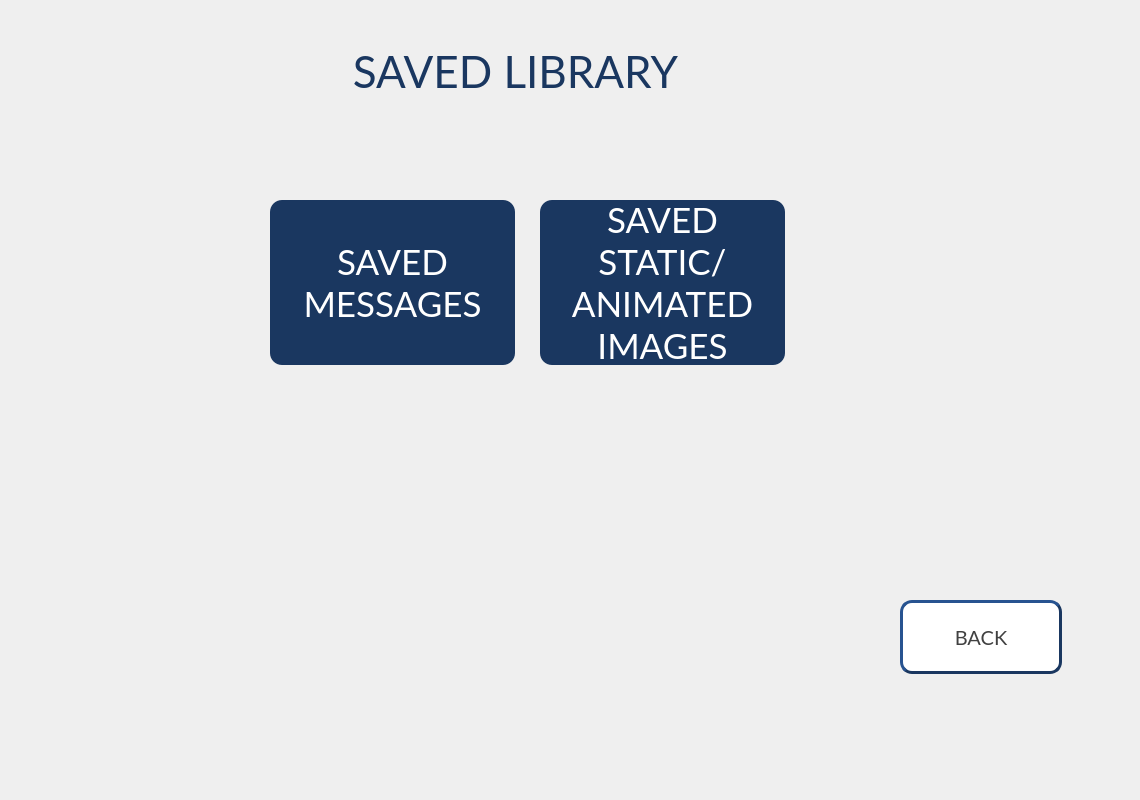
<?xml version="1.0" encoding="UTF-8"?>
<ui version="4.0">
 <class>HNS_Message_Library_Select_Screen</class>
 <widget class="QWidget" name="HNS_Message_Library_Select_Screen">
  <property name="geometry">
   <rect>
    <x>0</x>
    <y>0</y>
    <width>1140</width>
    <height>800</height>
   </rect>
  </property>
  <property name="windowTitle">
   <string>Form</string>
  </property>
  <widget class="QPushButton" name="PB_Library_Messages">
   <property name="geometry">
    <rect>
     <x>270</x>
     <y>200</y>
     <width>245</width>
     <height>165</height>
    </rect>
   </property>
   <property name="font">
    <font>
     <family>Lato</family>
     <pointsize>26</pointsize>
    </font>
   </property>
   <property name="styleSheet">
    <string notr="true">QPushButton{
	background-color:#1A3760;
	color:#FFFFFF;
	border-radius:12px;
}</string>
   </property>
   <property name="text">
    <string>SAVED
MESSAGES</string>
   </property>
  </widget>
  <widget class="QPushButton" name="PB_Library_StaticAniImages">
   <property name="geometry">
    <rect>
     <x>540</x>
     <y>200</y>
     <width>245</width>
     <height>165</height>
    </rect>
   </property>
   <property name="font">
    <font>
     <family>Lato</family>
     <pointsize>26</pointsize>
    </font>
   </property>
   <property name="styleSheet">
    <string notr="true">QPushButton{
	background-color:#1A3760;
	color:#FFFFFF;
	border-radius:12px;
}</string>
   </property>
   <property name="text">
    <string>SAVED
STATIC/
ANIMATED
IMAGES</string>
   </property>
  </widget>
  <widget class="QLabel" name="label_13">
   <property name="geometry">
    <rect>
     <x>310</x>
     <y>50</y>
     <width>411</width>
     <height>41</height>
    </rect>
   </property>
   <property name="font">
    <font>
     <family>Lato</family>
     <pointsize>33</pointsize>
    </font>
   </property>
   <property name="styleSheet">
    <string notr="true">color:#1A3760</string>
   </property>
   <property name="text">
    <string>SAVED LIBRARY</string>
   </property>
   <property name="alignment">
    <set>Qt::AlignCenter</set>
   </property>
  </widget>
  <widget class="QPushButton" name="PB_Library_Back">
   <property name="geometry">
    <rect>
     <x>900</x>
     <y>600</y>
     <width>162</width>
     <height>74</height>
    </rect>
   </property>
   <property name="font">
    <font>
     <family>Lato</family>
     <pointsize>15</pointsize>
    </font>
   </property>
   <property name="styleSheet">
    <string notr="true">QPushButton{
	background-color:#FFFFFF;
	color:#414141;
	border-style:outset;
	border-width:3px;
	border-color:#1A3760;
	border-radius:12px;
}</string>
   </property>
   <property name="text">
    <string>BACK</string>
   </property>
  </widget>
 </widget>
 <resources/>
 <connections/>
</ui>
